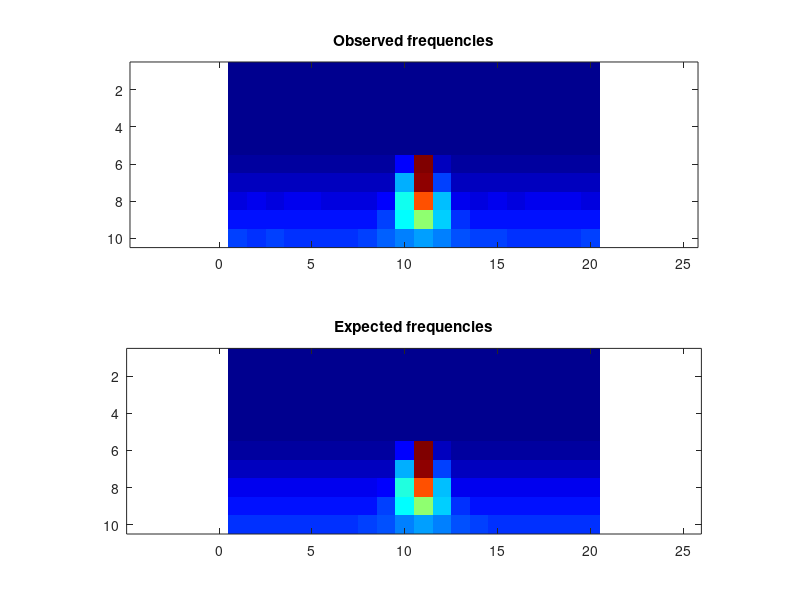

The MATLAB script that drew this image:
obsFrequencies = [ 0, 0, 0, 0, 0, 0, 0, 0, 0, 0, 0, 0, 0, 0, 0, 0, 0, 0, 0, 0; 0, 0, 0, 0, 0, 0, 0, 0, 0, 0, 0, 0, 0, 0, 0, 0, 0, 0, 0, 0; 0, 0, 0, 0, 0, 0, 0, 0, 0, 0, 0, 0, 0, 0, 0, 0, 0, 0, 0, 0; 0, 0, 0, 0, 0, 0, 0, 0, 0, 0, 0, 0, 0, 0, 0, 0, 0, 0, 0, 0; 0, 0, 0, 0, 0, 0, 0, 0, 0, 0, 0, 0, 0, 0, 0, 0, 0, 0, 0, 0; 1166, 1204, 1202, 1193, 1236, 1166, 1243, 1224, 1193, 7458, 63631, 3202, 1143, 1189, 1234, 1198, 1200, 1187, 1167, 1238; 3565, 3628, 3606, 3607, 3627, 3617, 3481, 3586, 3682, 18527, 62299, 11650, 3628, 3644, 3555, 3615, 3635, 3690, 3560, 3619; 5901, 5968, 5905, 6050, 6088, 5916, 5894, 5925, 7035, 24838, 50162, 19216, 6625, 5934, 6056, 5948, 6116, 5996, 6071, 5939; 8365, 8484, 8285, 8573, 8489, 8430, 8390, 8649, 11384, 23329, 32541, 20016, 10276, 8426, 8303, 8313, 8526, 8530, 8532, 8394; 10953, 10738, 10980, 10780, 10800, 10927, 10856, 11444, 13168, 15485, 16931, 15028, 12499, 11213, 10967, 10831, 10785, 10631, 10828, 11007 ];
expFrequencies = [ 0, 0, 0, 0, 0, 0, 0, 0, 0, 0, 0, 0, 0, 0, 0, 0, 0, 0, 0, 0; 0, 0, 0, 0, 0, 0, 0, 0, 0, 0, 0, 0, 0, 0, 0, 0, 0, 0, 0, 0; 0, 0, 0, 0, 0, 0, 0, 0, 0, 0, 0, 0, 0, 0, 0, 0, 0, 0, 0, 0; 0, 0, 0, 0, 0, 0, 0, 0, 0, 0, 0, 0, 0, 0, 0, 0, 0, 0, 0, 0; 0, 0, 0, 0, 0, 0, 0, 0, 0, 0, 0, 0, 0, 0, 0, 0, 0, 0, 0, 0; 1200, 1200, 1200, 1200, 1200, 1200, 1200, 1200, 1201.14, 7512.24, 63730.1, 3275.56, 1200.14, 1200, 1200, 1200, 1200, 1200, 1200, 1200; 3600, 3600, 3600, 3600, 3600, 3600, 3600, 3600.07, 3726.35, 18588.1, 62381.5, 11784.8, 3640.48, 3600.02, 3600, 3600, 3600, 3600, 3600, 3600; 6000, 6000, 6000, 6000, 6000, 6000, 6000.06, 6013.73, 7130.37, 24943.5, 49931.6, 19227.2, 6573.57, 6005.57, 6000.01, 6000, 6000, 5999.99, 6000, 6000; 8400, 8400, 8400, 8400, 8400.01, 8400.33, 8409.49, 8614.36, 11188.6, 23004.9, 32541.7, 20206.2, 10276.4, 8527.47, 8405.28, 8400.18, 8400.01, 8399.99, 8400, 8400; 10804.3, 10804.7, 10806.1, 10809.2, 10817.8, 10842.6, 10943.2, 11375.2, 12854.3, 15640.7, 17107.1, 15130.5, 12479.3, 11249.7, 10913.2, 10835.6, 10815.6, 10808.5, 10805.8, 10804.6 ];
colormap(jet);
clf; subplot(2,1,1);
imagesc(obsFrequencies);
title('Observed frequencies');
axis equal;
subplot(2,1,2);
imagesc(expFrequencies);
axis equal;
title('Expected frequencies');
